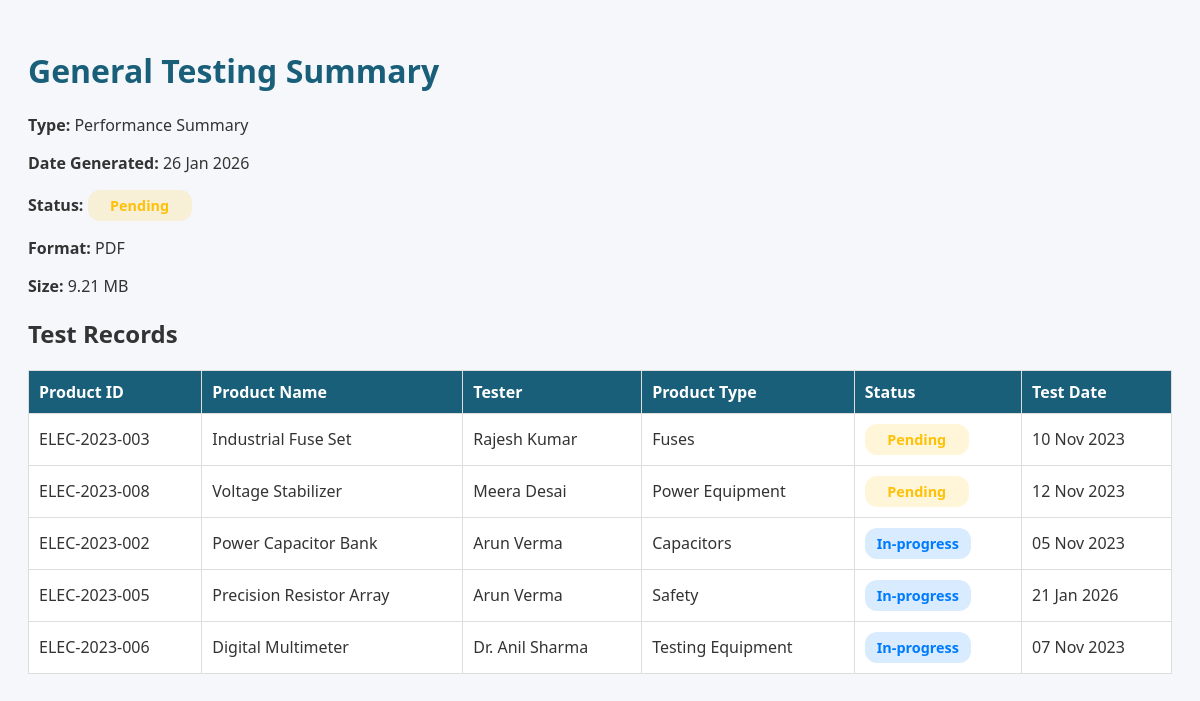
/api/view_report.php?id=22, run on the app's committed database.
### tables this page shows
CREATE TABLE `generated_reports` (
    `report_id` int(11) NOT NULL,
    `report_name` varchar(255) NOT NULL,
    `report_type` varchar(100) NOT NULL,
    `date_generated` date NOT NULL,
    `format` varchar(50) NOT NULL,
    `status` enum(
        'completed',
        'processing',
        'pending',
        'failed'
    ) NOT NULL,
    `size` varchar(50) NOT NULL,
    `generated_by` int(11) DEFAULT NULL
);

CREATE TABLE `testing_records` (
    `test_id` int(11) NOT NULL,
    `product_id` varchar(20) NOT NULL,
    `test_date` date NOT NULL,
    `test_type` varchar(100) NOT NULL,
    `test_name` varchar(50) DEFAULT NULL,
    `voltage_rating` varchar(20) DEFAULT NULL,
    `status` varchar(20) DEFAULT NULL,
    `result` varchar(50) DEFAULT NULL,
    `notes` text DEFAULT NULL,
    `created_by` int(11) DEFAULT NULL,
    `created_at` timestamp NOT NULL DEFAULT current_timestamp(),
    `tester_name` varchar(255) DEFAULT NULL,
    `tester_id` int(11) DEFAULT NULL
);

CREATE TABLE `products` (
    `product_id` varchar(20) NOT NULL,
    `name` varchar(255) NOT NULL,
    `category` varchar(50) NOT NULL,
    `voltage_rating` varchar(20) NOT NULL,
    `certification` varchar(50) NOT NULL,
    `description` text NOT NULL,
    `price` decimal(10, 2) NOT NULL,
    `stock` int(11) NOT NULL,
    `badge` varchar(20) DEFAULT NULL,
    `featured` tinyint(1) DEFAULT 0,
    `created_at` timestamp NOT NULL DEFAULT current_timestamp(),
    `image` varchar(255) DEFAULT NULL
);

CREATE TABLE `testers` (
    `tester_id` int(11) NOT NULL,
    `tester_name` varchar(255) DEFAULT NULL
);

### api/view_report.php (the view, shortened to what this page needs)
<?php
include("../config/conn.php");
$report_id = $_GET['id'] ?? null;
$stmt = $conn->prepare("SELECT * FROM generated_reports WHERE report_id = ?");
$stmt->bind_param("i", $report_id);
$stmt->execute();
$report = $stmt->get_result()->fetch_assoc();
$testStmt = $conn->prepare("
    SELECT
        tr.test_id,
        tr.product_id,
        p.name AS product_name,
        t.tester_name,
        tr.test_type,
        tr.status,
        tr.test_date
    FROM testing_records tr
    LEFT JOIN products p ON tr.product_id = p.product_id
    LEFT JOIN testers t ON tr.tester_id = t.tester_id
    ORDER BY RAND()
    LIMIT 5
");
$testStmt->execute();
$records = $testStmt->get_result()->fetch_all(MYSQLI_ASSOC);
?>
<!DOCTYPE html>
<html lang="en">
<head>
    <link rel="stylesheet" href="https://cdnjs.cloudflare.com/ajax/libs/font-awesome/6.4.0/css/all.min.css">
</head>
<body>
    <h1><?= htmlspecialchars($report['report_name']) ?></h1>
    <p><strong>Type:</strong> <?= htmlspecialchars($report['report_type']) ?></p>
    <p><strong>Date Generated:</strong> <?= date('d M Y', strtotime($report['date_generated'])) ?></p>
    <p><strong>Status:</strong>
        <span class="status-badge <?= $report['status'] == 'completed' ? 'status-completed' : ($report['status'] == 'in-progress' ? 'status-in-progress' : 'status-pending') ?>">
            <?= ucfirst($report['status']) ?>
        </span>
    </p>
    <p><strong>Format:</strong> <?= strtoupper($report['format']) ?></p>
    <p><strong>Size:</strong> <?= htmlspecialchars($report['size'] ?? '-') ?></p>
    <h2>Test Records</h2>
    <table>
        <thead>
            <tr>
                <th>Product ID</th>
                <th>Product Name</th>
                <th>Tester</th>
                <th>Product Type</th>
                <th>Status</th>
                <th>Test Date</th>
            </tr>
        </thead>
        <tbody>
            <?php foreach ($records as $r): ?>
                <tr>
                    <td><?= htmlspecialchars($r['product_id'] ?? 'N/A') ?></td>
                    <td><?= htmlspecialchars($r['product_name'] ?? 'N/A') ?></td>
                    <td><?= htmlspecialchars($r['tester_name'] ?? 'N/A') ?></td>
                    <td><?= htmlspecialchars($r['test_type'] ?? 'N/A') ?></td>
                    <td>
                        <?php
                        $statusClass = 'status-pending';
                        if (($r['status'] ?? '') == 'completed') $statusClass = 'status-completed';
                        elseif (($r['status'] ?? '') == 'in-progress') $statusClass = 'status-in-progress';
                        elseif (($r['status'] ?? '') == 'failed') $statusClass = 'status-failed';
                        ?>
                        <span class="status-badge <?= $statusClass ?>"><?= ucfirst($r['status'] ?? 'Pending') ?></span>
                    </td>
                    <td><?= date('d M Y', strtotime($r['test_date'] ?? date('Y-m-d'))) ?></td>
                </tr>
            <?php endforeach; ?>
        </tbody>
    </table>
</body>
</html>

### api/view_report.php (style rules this page uses)
body { font-family: 'Segoe UI', Tahoma, Geneva, Verdana, sans-serif; background: #f5f7fa; color: #333; padding: 20px; }
h1 { color: #1a5f7a; }
table { width: 100%; border-collapse: collapse; margin-top: 20px; background: #fff; }
th, td { border: 1px solid #ddd; padding: 10px; text-align: left; }
th { background: #1a5f7a; color: #fff; }
.status-badge { padding: 6px 12px; border-radius: 12px; font-weight: 600; font-size: 0.9rem; display: inline-block; min-width: 80px; text-align: center; }
.status-pending { background: rgba(255, 193, 7, 0.15); color: #ffc107; }
.status-in-progress { background: rgba(0, 123, 255, 0.15); color: #007bff; }

### data on the page
generated_reports: report_name "General Testing Summary", report_type "Performance Summary", date_generated "26 Jan 2026", status "Pending", format "PDF", size "9.21 MB"
testing_records: product "ELEC-2023-003", product.name "Industrial Fuse Set", tester.tester_name "Rajesh Kumar", test_type "Fuses", status "Pending"
testing_records: product "ELEC-2023-008", product.name "Voltage Stabilizer", tester.tester_name "Meera Desai", test_type "Power Equipment", status "Pending"
testing_records: product "ELEC-2023-002", product.name "Power Capacitor Bank", tester.tester_name "Arun Verma", test_type "Capacitors", status "In-progress"
testing_records: product "ELEC-2023-005", product.name "Precision Resistor Array", tester.tester_name "Arun Verma", test_type "Safety", status "In-progress"
testing_records: product "ELEC-2023-006", product.name "Digital Multimeter", tester.tester_name "Dr. Anil Sharma", test_type "Testing Equipment", status "In-progress"
